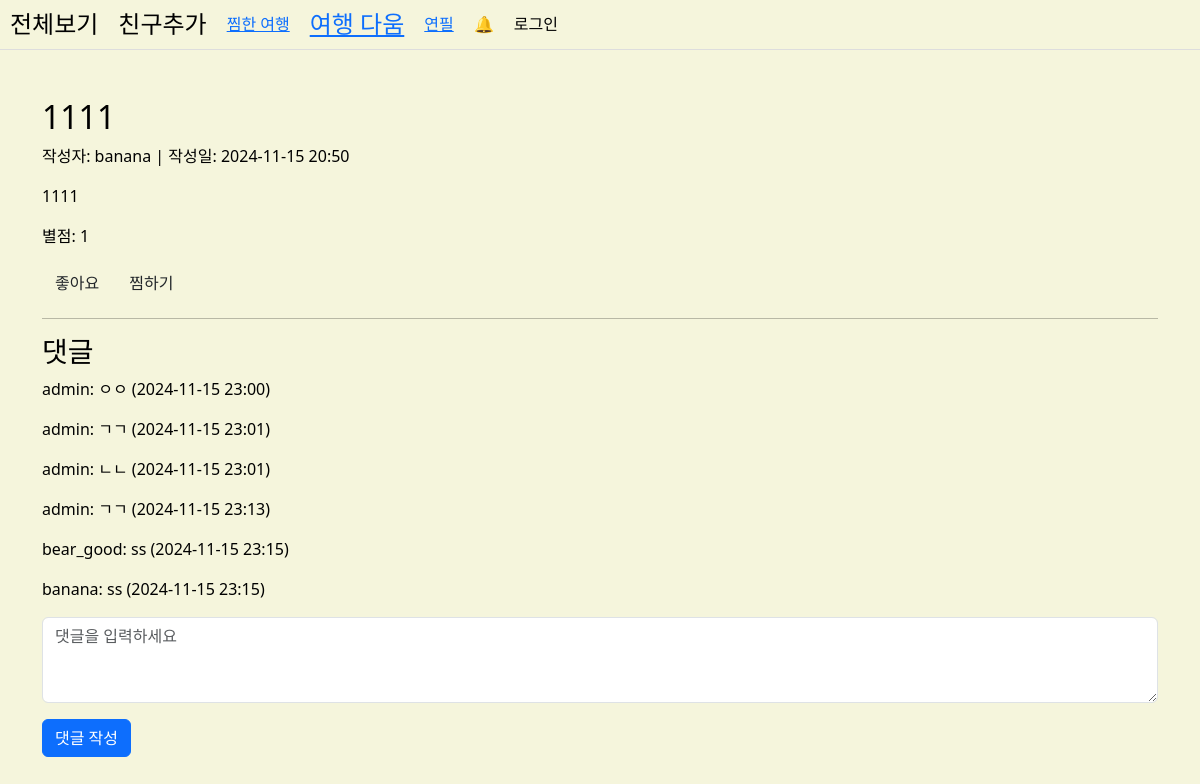
The app's page /post/14/ with its own data.
### apps/posts/models.py (models this page shows, shortened)
class Post(models.Model):
    title = models.CharField(max_length=100, verbose_name="제목")
    content = models.TextField(verbose_name="내용")
    location = models.CharField(max_length=100, verbose_name="위치", blank=True, null=True)
    rating = models.IntegerField(default=3, verbose_name="별점")  # 별점 필드
    tags = models.ManyToManyField(Tag, blank=True, related_name='posts', verbose_name="태그")
    image = models.ImageField(upload_to='images/', blank=True, null=True)
    created_at = models.DateTimeField(auto_now_add=True)
    updated_at = models.DateTimeField(auto_now=True)
    author = models.ForeignKey(settings.AUTH_USER_MODEL, on_delete=models.CASCADE)

class Comment(models.Model):
    post = models.ForeignKey(Post, on_delete=models.CASCADE, related_name='comments')
    author = models.ForeignKey(settings.AUTH_USER_MODEL, on_delete=models.CASCADE)
    content = models.TextField()
    created_at = models.DateTimeField(auto_now_add=True)

### apps/accounts/models.py (models this page shows, shortened)
class User(AbstractUser):
    name = models.CharField(max_length=10, null=True, blank=True)
    nickname = models.CharField(max_length=20, null=True, blank=True)
    user_id = models.CharField(max_length=20, unique=True, null=True, blank=True)  # 사용자 고유 아이디 필드 추가

### apps/posts/views.py (the view)
# urls.py: path('post/<int:post_id>/', views.post_detail, name='post_detail'),
def post_detail(request, post_id):
    post = get_object_or_404(Post, id=post_id)
    comments = post.comments.all()
    is_liked = False
    is_bookmarked = False
    if request.user.is_authenticated:
        is_liked = Like.objects.filter(user=request.user, post=post).exists()
        is_bookmarked = Bookmark.objects.filter(user=request.user, post=post).exists()
    context = {
        'post': post,
        'comments': comments,
        'is_liked': is_liked,
        'is_bookmarked': is_bookmarked,
    }
    return render(request, 'posts/post_detail.html', context)

### templates/posts/post_detail.html (shortened to what this page needs)
{% extends 'base.html' %}
{% block content %}
<div class="container mt-5">
    <h2>{{ post.title }}</h2>
    <p>작성자: {{ post.author.username }} | 작성일: {{ post.created_at|date:"Y-m-d H:i" }}</p>
    <p>{{ post.content }}</p>
    <p>별점: {{ post.rating }}</p>
    <button class="btn like-btn" data-url="{% url 'posts:toggle_like' post.id %}">
        {% if is_liked %}
            좋아요 취소
        {% else %}
            좋아요
        {% endif %}
    </button>
    <button class="btn bookmark-btn" data-url="{% url 'posts:toggle_bookmark' post.id %}">
        {% if is_bookmarked %}
            찜 취소
        {% else %}
            찜하기
        {% endif %}
    </button>
    <hr>
    <h3>댓글</h3>
    {% for comment in comments %}
        <p>{{ comment.author.username }}: {{ comment.content }} ({{ comment.created_at|date:"Y-m-d H:i" }})</p>
    {% endfor %}
    <form method="post" action="{% url 'posts:add_comment' post.id %}">
        <textarea name="content" rows="3" class="form-control" placeholder="댓글을 입력하세요"></textarea>
        <button type="submit" class="btn btn-primary mt-3">댓글 작성</button>
    </form>
</div>
{% endblock %}

### static/css/style.css (style rules this page uses)
body { color: black; background-size: cover; background-position: center; background-color: beige; height: 100vh; }

### records on screen
Post: title "1111", author.username "banana", created_at "2024-11-15 20:50", content "1111", rating "1"
Comment: author.username "admin", content "ㅇㅇ", created_at "2024-11-15 23:00"
Comment: author.username "admin", content "ㄱㄱ", created_at "2024-11-15 23:01"
Comment: author.username "admin", content "ㄴㄴ", created_at "2024-11-15 23:01"
Comment: author.username "admin", content "ㄱㄱ", created_at "2024-11-15 23:13"
Comment: author.username "bear_good", content "ss", created_at "2024-11-15 23:15"
Comment: author.username "banana", content "ss", created_at "2024-11-15 23:15"
